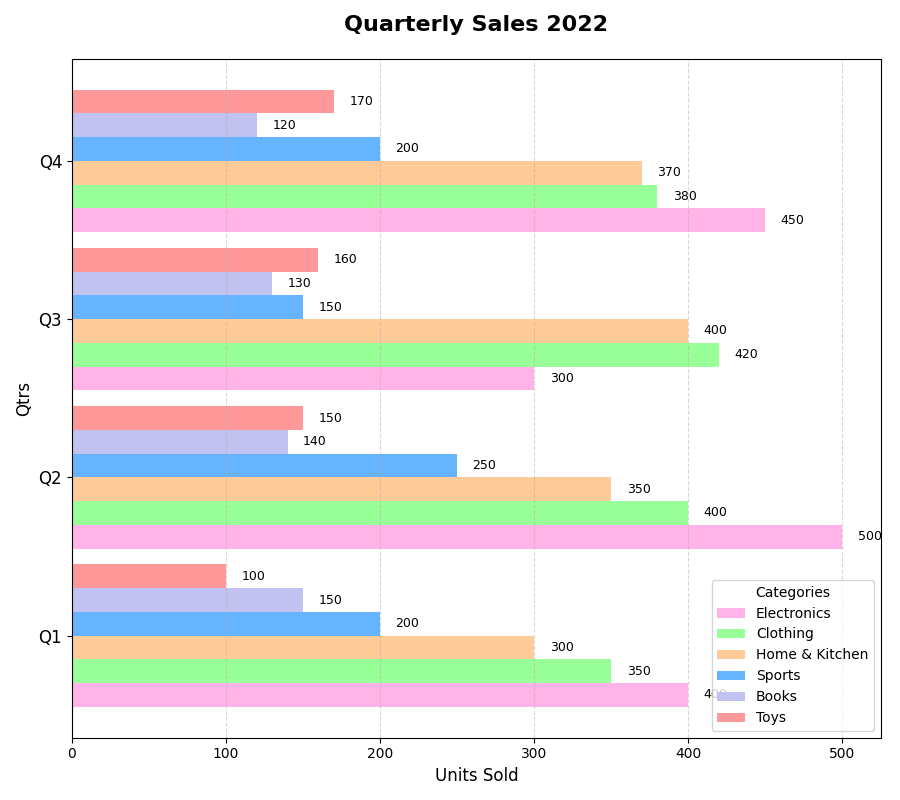

Recreate this plot in Python.
import matplotlib.pyplot as plt
import numpy as np

quarters = ['Q1', 'Q2', 'Q3', 'Q4']
categories = ['Electronics', 'Clothing', 'Home & Kitchen', 'Sports', 'Books', 'Toys']
sales_data = {
    'Electronics': [400, 500, 300, 450],
    'Clothing': [350, 400, 420, 380],
    'Home & Kitchen': [300, 350, 400, 370],
    'Sports': [200, 250, 150, 200],
    'Books': [150, 140, 130, 120],
    'Toys': [100, 150, 160, 170],
}

colors = ['#ffb3e6', '#99ff99', '#ffcc99', '#66b3ff', '#c2c2f0', '#ff9999']

fig, ax_bar = plt.subplots(figsize=(9, 8))

y = np.arange(len(quarters))
bar_height = 0.15

for i, category in enumerate(categories):
    sales = sales_data[category]
    ax_bar.barh(y + i * bar_height, sales, bar_height, color=colors[i], label=category)

ax_bar.set_title("Quarterly Sales 2022", fontsize=16, fontweight='bold', pad=20)
ax_bar.set_ylabel("Qtrs", fontsize=12)
ax_bar.set_xlabel("Units Sold", fontsize=12)
ax_bar.set_yticks(y + bar_height * (len(categories) - 1) / 2)
ax_bar.set_yticklabels(quarters, fontsize=12)
ax_bar.legend(title="Categories", fontsize=10)
ax_bar.xaxis.grid(True, linestyle='--', alpha=0.5)

for i, category in enumerate(categories):
    for j, value in enumerate(sales_data[category]):
        if value > 0:
            ax_bar.text(value + 10, y[j] + i * bar_height, f'{value}', va='center', ha='left', fontsize=9, color='black')

plt.tight_layout()
plt.show()
